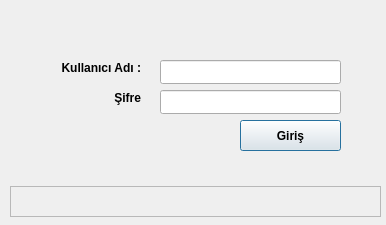
<?xml version="1.0" encoding="UTF-8"?>
<ui version="4.0">
 <class>Loginwindow</class>
 <widget class="QDialog" name="Loginwindow">
  <property name="geometry">
   <rect>
    <x>0</x>
    <y>0</y>
    <width>386</width>
    <height>225</height>
   </rect>
  </property>
  <property name="windowTitle">
   <string>Kullancı Giriş Sayfası</string>
  </property>
  <widget class="QLabel" name="label">
   <property name="geometry">
    <rect>
     <x>30</x>
     <y>60</y>
     <width>111</width>
     <height>16</height>
    </rect>
   </property>
   <property name="font">
    <font>
     <weight>75</weight>
     <bold>true</bold>
    </font>
   </property>
   <property name="text">
    <string>Kullanıcı Adı :</string>
   </property>
   <property name="alignment">
    <set>Qt::AlignRight|Qt::AlignTrailing|Qt::AlignVCenter</set>
   </property>
  </widget>
  <widget class="QLineEdit" name="lineEdit">
   <property name="geometry">
    <rect>
     <x>160</x>
     <y>60</y>
     <width>181</width>
     <height>24</height>
    </rect>
   </property>
  </widget>
  <widget class="QLineEdit" name="lineEdit_2">
   <property name="geometry">
    <rect>
     <x>160</x>
     <y>90</y>
     <width>181</width>
     <height>24</height>
    </rect>
   </property>
  </widget>
  <widget class="QLabel" name="label_2">
   <property name="geometry">
    <rect>
     <x>30</x>
     <y>90</y>
     <width>111</width>
     <height>16</height>
    </rect>
   </property>
   <property name="font">
    <font>
     <weight>75</weight>
     <bold>true</bold>
    </font>
   </property>
   <property name="text">
    <string>Şifre</string>
   </property>
   <property name="alignment">
    <set>Qt::AlignRight|Qt::AlignTrailing|Qt::AlignVCenter</set>
   </property>
  </widget>
  <widget class="QTextEdit" name="textEdit">
   <property name="enabled">
    <bool>false</bool>
   </property>
   <property name="geometry">
    <rect>
     <x>10</x>
     <y>186</y>
     <width>371</width>
     <height>31</height>
    </rect>
   </property>
  </widget>
  <widget class="QPushButton" name="pushButton">
   <property name="geometry">
    <rect>
     <x>240</x>
     <y>120</y>
     <width>101</width>
     <height>31</height>
    </rect>
   </property>
   <property name="font">
    <font>
     <weight>75</weight>
     <bold>true</bold>
    </font>
   </property>
   <property name="text">
    <string>Giriş</string>
   </property>
  </widget>
 </widget>
 <resources/>
 <connections/>
</ui>
